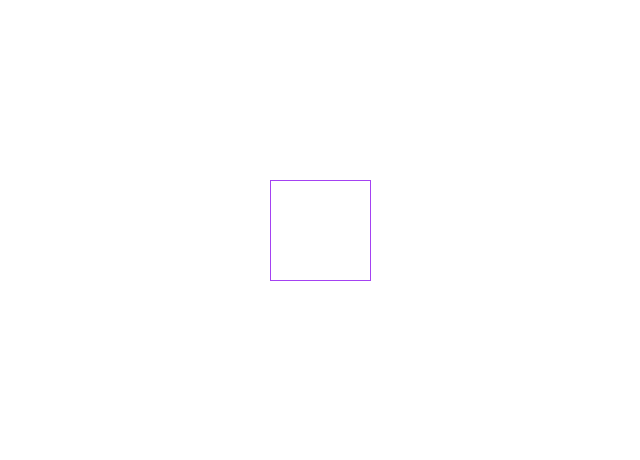
Frame 1 (no input)
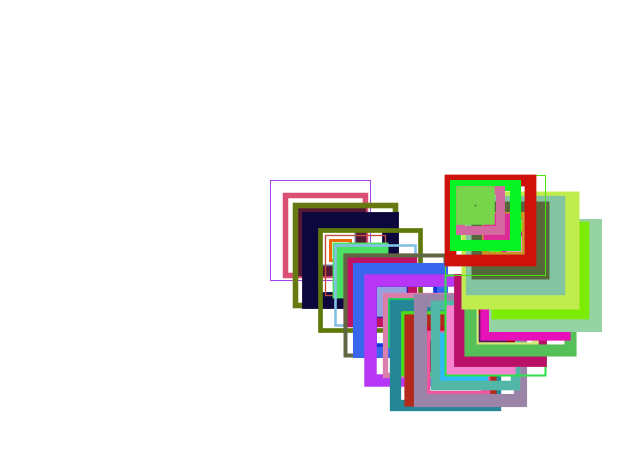
Frame 60 (the mouse pressed at the canvas centre just before this capture)
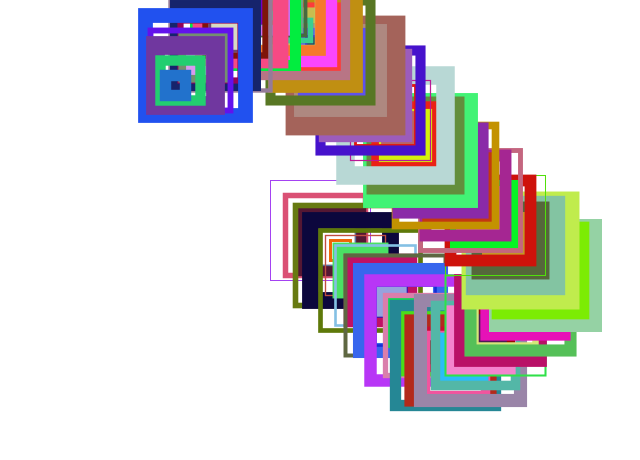
Frame 120 (the mouse held since frame 60 and released just before this capture)

The Processing sketch that drew these frames (run headless with seeded random() and noise(); from frame 60 on, the mouse is pressed at the canvas centre):

// Processing sketch: Assignment2_Jatawan
// ── Assignment2_Jatawan.pde
float rectSize = 100;
float xpos, ypos; 
int xspeed = 5, yspeed = 5; 
int xdirection = 1, ydirection = 1;
int i = 0;

void setup() 
{
  size(640, 460);
  noFill();
  background(255);
  frameRate(30);
  xpos = width/2;
  ypos = height/2;
  rectMode(CENTER);
}

void draw() 
{
  if (xpos > width-rectSize || xpos < 0) {
    xdirection *= -1;
  }
  if (ypos > height-rectSize || ypos < 0) {
    ydirection *= -1;
  }

  stroke(random(255), random(255), random(255));
  //rect(xpos, ypos, rectSize, rectSize);
  //rectSize = random(rectSize);
  //strokeWeight(random(1, 20));


  //xpos = xpos + ( xspeed * xdirection );
  //ypos = ypos + ( yspeed * ydirection );

  //if (xpos > width-rectSize || xpos < 0) {
  //  xdirection *= -1;
  //}
  //if (ypos > height-rectSize || ypos < 0) {
  //  ydirection *= -1;
  //}

  if (i == 0) {
    rect(xpos, ypos, rectSize, rectSize);
    toMove();
    i++;
  } else if (i == 1) {
    rect(xpos, ypos, rectSize - 20, rectSize - 20);
    toMove();
    i++;
  } else if (i == 2) {
    rect(xpos, ypos, rectSize - 40, rectSize - 40);
    toMove();
    i++;
  } else if (i == 3) {
    rect(xpos, ypos, rectSize - 60, rectSize - 60);
    toMove();
    i++;
  } else if (i == 4) {
    rect(xpos, ypos, rectSize - 80, rectSize - 80);
    toMove();
    i = 0;
  }
}

void toMove() {
  xpos = xpos + ( xspeed * xdirection );
  ypos = ypos + ( yspeed * ydirection );
  strokeWeight(random(1, 20));
}
